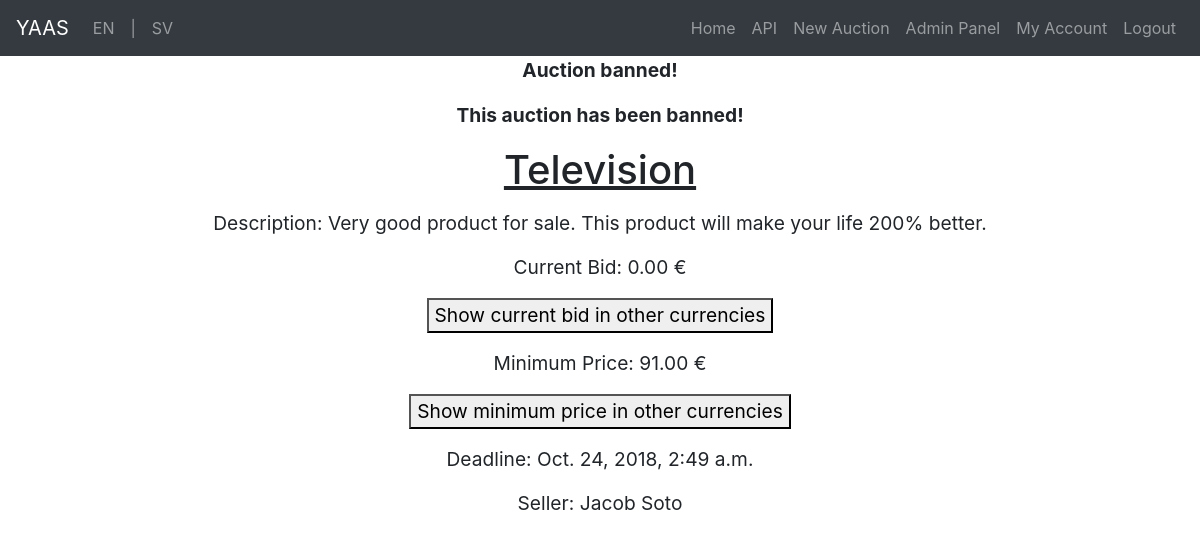
The app's page /auctions/ban/167 (signed in) with its own data.
### Auctions/models.py (models this page shows, shortened)
class Auction(models.Model):
    STATUS_BANNED = 1
    STATUS_ACTIVE = 2
    STATUS_DUE = 3
    STATUS_CHOICES = ((STATUS_BANNED, 'Banned'),
                      (STATUS_ACTIVE, 'Active'),
                      (STATUS_DUE, 'Due'))
    title = models.CharField(max_length=150, blank=False)
    description = models.TextField(blank=False)
    min_price = models.DecimalField(max_digits=9, decimal_places=2, blank=False)
    deadline = models.DateTimeField(auto_now_add=False, auto_now=False)
    seller = models.ForeignKey(User, null=False, blank=False, on_delete=models.CASCADE, related_name='created_by')
    status = models.IntegerField(choices=STATUS_CHOICES, default=STATUS_ACTIVE)
    winning_bid = models.ForeignKey('Bid', null=True, blank=True, on_delete=models.CASCADE, related_name='winning_bid')
    version = ConditionalVersionField('winning_bid')  # Handle concurrency
    class Meta:
        ordering = ['deadline']

### Auctions/views.py (the view)
# urls.py: path('ban/<int:auction_id>', ban_auction, name="ban_auction"),
@user_passes_test(lambda u: u.is_superuser)
def ban_auction(request, auction_id):
    auction = Auction.objects.get(id=auction_id)
    if auction is not None:
        auction.status = Auction.STATUS_BANNED
        auction.save()
        emails = list(Bid.objects.filter(auction=auction).values_list('bidder__email', flat=True).distinct())
        emails.append([auction.seller.email])
        send_email("Auction: " + auction.title + "has been banned!", "We would like to let you know that the "
                                                                    "auction " + auction.title + "has been banned from "
                                                                                                 "the YAAS site.",
                   emails)
        messages.warning(request, _("Auction banned!"))
        return render(request, "auction.html", {'auction': auction})
    messages.warning(request, _("There is no auction with that id!"))
    return redirect("index")

### Auctions/views.py (called while the page is built)
def send_email(subject, message, to_email):
    from_email = "YAASAuctionSite@noreply.com"
    with mail.get_connection() as connection:
        mail.EmailMessage(subject, message, from_email, to_email, connection=connection).send(fail_silently=False)

### Auctions/templates/auction.html (shortened to what this page needs)
{% extends "base.html" %}
{% load crispy_forms_tags %}
{% load static %}
{% load i18n %}
{% block head %}
    <link rel="stylesheet" type="text/css" href="{% static 'css/main.css' %}" />
    <link rel="stylesheet" type="text/css" href="{% static 'css/forms.css' %}" />
{% endblock %}
{% block content %}
    {% if messages %}
        {% for message in messages %}
            {% if message.tags == "error" %}
                <p class ="center"><b>{{ message }} <a href="{% url "auction_view" auction_id=auction.id %}">{% trans "Reload" %}</a></b></p>
            {% else %}
                <p class ="center"><b>{{ message }}</b></p>
            {% endif %}
        {% endfor %}
    {% endif %}
    {% if auction.status == auction.STATUS_BANNED%}
        <p class ="center"><b>{% trans "This auction has been banned" %}!</b></p>
    {% elif auction.status != auction.STATUS_ACTIVE%}
        <p class ="center"><b>{% trans "This auction is no longer active" %}!</b></p>
    {% endif %}
    <h1><u>{{ auction.title }}</u></h1>
    <p class="center">{% trans "Description" %}: {{ auction.description }}</p>
    <p class="center">{% trans "Current Bid" %}: {% if max_bid is not None %}{{ max_bid.amount }} {% else %} 0.00 {% endif %} €</p>
    <p class="center"><button onclick="hideShow('bid_curr')">{% trans "Show current bid in other currencies" %}</button></p>
    <p class="center">{% trans "Minimum Price" %}: {{ auction.min_price }} €</p>
    <p class="center"><button onclick="hideShow('min_curr')">{% trans "Show minimum price in other currencies" %}</button></p>
    <p class="center">{% trans "Deadline" %}: {{ auction.deadline }}</p>
    {% if auction.seller.get_full_name %}
            <p class="center">{% trans "Seller" %}: {{ auction.seller.get_full_name }}</p>
            {% else %}
            <p class="center">{% trans "Seller" %}: {{ auction.seller }}</p>
    {% endif %}
{% endblock %}

### static/css/main.css (style rules this page uses)
h1,h2, h4, p.center { text-align:center; }
p { font-size: larger; }

### static/css/forms.css (style rules this page uses)
h1 { text-align: center; margin-bottom: 15px; }

### records on screen
Auction: title "Television", description "Very good product for sale. This product will make your life 200% better.", min_price "91.00", deadline "Oct. 24, 2018, 2:49 a.m.", seller.get_full_name "Jacob Soto"

### other values on screen
{{ message }} "Auction banned!"
